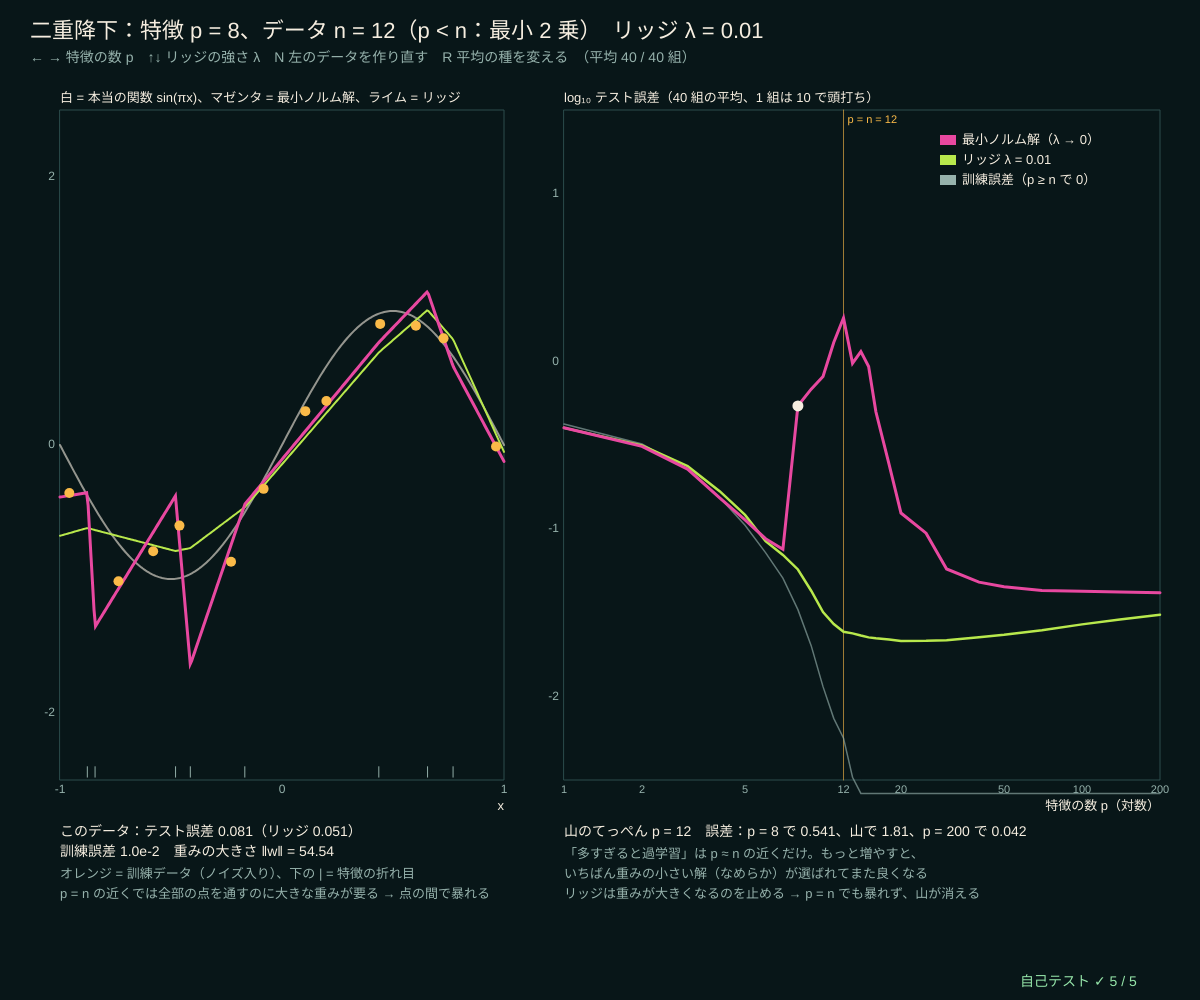
Frame 1 (no input)
Frame 60 (no input): identical to frame 1, image omitted
Frame 120 (the mouse pressed at the canvas centre since frame 60): identical to frame 1, image omitted

The p5.js sketch that drew this single still picture (run headless with seeded random() and noise() and a simulated clock; from frame 60 on, the mouse is pressed at the canvas centre):

// p5.js sketch
// ── sketch.js
// ============================================
// 08 二重降下（ダブルディセント）─ ランダムな特徴 p 個の線形回帰を、ノイズ入りのデータ n 個に当てはめる
// 特徴 = 折れ目の位置 t と向き s をランダムに決めた ReLU(s (x − t))（隠れ層を固定して、出力の重みだけ学ぶネット）
// グラフは 40 組のデータの平均（1 組の誤差は 10 で頭打ち）
//   p < n：最小 2 乗。p を増やすとテスト誤差が下がり、やがて上がる（ここまでは昔ながらの U 字）
//   p = n：データをちょうど通る解が 1 つだけ → ノイズまで無理に通すので、テスト誤差が跳ね上がる
//   p > n：通る解は無数 → いちばん重みが小さい解（最小ノルム解 w = Φᵀ(ΦΦᵀ)⁻¹y）をえらぶと、テスト誤差がまた下がる
// リッジ正則化（λ‖w‖² を足す）を入れると山が消える。U 字のバイアス-バリアンスの話（series64/02）の「その先」
// ← → 特徴の数 p / ↑↓ リッジの強さ λ / N 左のデータを作り直す / R 平均の種を変える
// ============================================

const N_TRAIN = 12, NOISE = 0.2, P_MAX = 200, N_SEEDS = 40;   // ★ データの数、ノイズ、特徴の最大数、平均する回数
const P_LIST = [1, 2, 3, 4, 5, 6, 7, 8, 9, 10, 11, 12, 13, 14, 15, 16, 18, 20, 25, 30, 40, 50, 70, 100, 140, 200];
const LAMS = [1e-4, 1e-3, 1e-2, 1e-1];
let pIdx = 7, lamIdx = 2, dataSeed = 1, seedBase = 1, ddCurve = null, curveJob = 0, demo = null;

function setup() {
  createCanvas(windowWidth, windowHeight);
  selfTest();
  makeDemo(); startCurve();
}

function trueF(x) { return Math.sin(Math.PI * x); }
// データ 1 組：x は少しずらした等間隔、y = sin(πx) + ノイズ。特徴（t, s）は P_MAX 個まとめて作り、前から p 個使う
function makeSet(seed) {
  seedRng(seed); let xs = [], ys = [], ts = [], ss = [];
  for (let i = 0; i < N_TRAIN; i++) { let x = -1 + (2 * (i + 0.5)) / N_TRAIN + (0.6 / N_TRAIN) * (2 * rnd() - 1); xs.push(x); ys.push(trueF(x) + NOISE * randn()); }
  for (let j = 0; j < P_MAX; j++) { ss.push(randn() > 0 ? 1 : -1); ts.push(0.9 * (-1 + 2 * rnd())); }
  return { xs, ys, ts, ss };
}
function feats(d, p, x) { let r = new Array(p); for (let j = 0; j < p; j++) { let v = d.ss[j] * (x - d.ts[j]); r[j] = v > 0 ? v : 0; } return r; }
// ★ 最小ノルム解（lam → 0）とリッジ解：p ≤ n なら (ΦᵀΦ + λI) w = Φᵀy、p > n なら w = Φᵀ (ΦΦᵀ + λI)⁻¹ y（どちらもリッジ解と同じ式）
function fitRF(d, p, lam) {
  let phi = d.xs.map((x) => feats(d, p, x)), n = phi.length;
  if (p <= n) return ridgeSolve(phi, d.ys, lam);
  let kk = zerosMat(n);
  for (let i = 0; i < n; i++) for (let k = i; k < n; k++) { let s = dotV(phi[i], phi[k]); kk[i][k] = s; kk[k][i] = s; }
  for (let i = 0; i < n; i++) kk[i][i] += lam;
  let al = solveLinear(kk, d.ys) || new Array(n).fill(0), w = new Array(p).fill(0);
  for (let i = 0; i < n; i++) for (let j = 0; j < p; j++) w[j] += phi[i][j] * al[i];
  return w;
}
function predictRF(d, w, x) { return dotV(w, feats(d, w.length, x)); }
function testErr(d, w) { let s = 0; for (let t = 0; t < 100; t++) { let x = -1 + (2 * (t + 0.5)) / 100, e = predictRF(d, w, x) - trueF(x); s += e * e; } return s / 100; }
function trainErr(d, w) { let s = 0; for (let i = 0; i < d.xs.length; i++) { let e = predictRF(d, w, d.xs[i]) - d.ys[i]; s += e * e; } return s / d.xs.length; }
const MIN_NORM = 1e-10;
const ERR_CAP = 10;                      // ★ 1 組の誤差は 10 で頭打ち（ひどく暴れた 1 組だけで平均が決まらないように）                   // 「λ → 0」の代わりのごく小さな λ（割り算 0 を防ぐだけ）
// 平均のテスト誤差の曲線：sets 組 × P_LIST。1 組ずつ計算できるように
function curveAdd(acc, d, k) {
  P_LIST.forEach((p, i) => {
    let w0 = fitRF(d, p, MIN_NORM), wr = fitRF(d, p, LAMS[lamIdx]);
    acc.mn[i] += (Math.min(ERR_CAP, testErr(d, w0)) - acc.mn[i]) / k; acc.rg[i] += (testErr(d, wr) - acc.rg[i]) / k; acc.tr[i] += (trainErr(d, w0) - acc.tr[i]) / k;
  });
}
function startCurve() { ddCurve = { mn: P_LIST.map(() => 0), rg: P_LIST.map(() => 0), tr: P_LIST.map(() => 0), k: 0 }; curveJob = 0; }
function makeDemo() { demo = makeSet(900 + dataSeed); }

function draw() {
  background(...BG);
  let t0 = performance.now();
  while (ddCurve.k < N_SEEDS && performance.now() - t0 < 8) { ddCurve.k++; curveAdd(ddCurve, makeSet(seedBase * 1000 + ddCurve.k), ddCurve.k); }
  let p = P_LIST[pIdx], lam = LAMS[lamIdx], w0 = fitRF(demo, p, MIN_NORM), wr = fitRF(demo, p, lam);
  hudTitle('二重降下：特徴 p = ' + p + '、データ n = ' + N_TRAIN + (p < N_TRAIN ? '（p < n：最小 2 乗）' : p === N_TRAIN ? '（p = n：ちょうど通る解が 1 つ）' : '（p > n：最小ノルム解）') + '　リッジ λ = ' + lam,
    '← → 特徴の数 p　↑↓ リッジの強さ λ　N 左のデータを作り直す　R 平均の種を変える　（平均 ' + ddCurve.k + ' / ' + N_SEEDS + ' 組）');
  // ---- 左：当てはめ
  let lw = width * 0.42, g = { x: 60, y: 110, w: lw - 60, h: height - 330, x0: -1, x1: 1, y0: -2.5, y1: 2.5 };
  plotAxes(g, 'x', '白 = 本当の関数 sin(πx)、マゼンタ = 最小ノルム解、ライム = リッジ', [-1, 0, 1], [-2, 0, 2]);
  let xs = []; for (let i = 0; i <= 300; i++) xs.push(-1 + i / 150);
  plotXY(g, xs, xs.map(trueF), [...INK, 150], 2);
  plotXY(g, xs, xs.map((x) => predictRF(demo, wr, x)), LIME, 2);
  plotXY(g, xs, xs.map((x) => predictRF(demo, w0, x)), MAG, 3);
  noStroke(); fill(...AMBER); demo.xs.forEach((x, i) => circle(gX(g, x), gY(g, demo.ys[i]), 10));
  fill(...SUB); textSize(12); textAlign(CENTER, TOP);
  for (let j = 0; j < Math.min(p, 60); j++) text('|', gX(g, demo.ts[j]), g.y + g.h - 14);
  textAlign(LEFT, BASELINE); fill(...INK); textSize(14);
  let ty = g.y + g.h + 56;
  text('このデータ：テスト誤差 ' + fmtN(testErr(demo, w0), 3) + '（リッジ ' + fmtN(testErr(demo, wr), 3) + '）', 60, ty);
  text('訓練誤差 ' + fmtE(trainErr(demo, w0)) + '　重みの大きさ ‖w‖ = ' + fmtN(normV(w0), 2), 60, ty + 20);
  fill(...SUB); textSize(13);
  text('オレンジ = 訓練データ（ノイズ入り）、下の | = 特徴の折れ目', 60, ty + 42);
  text('p = n の近くでは全部の点を通すのに大きな重みが要る → 点の間で暴れる', 60, ty + 62);
  // ---- 右：p とテスト誤差
  let rx = lw + 60, g2 = { x: rx, y: 110, w: width - rx - 40, h: height - 330, x0: 0, x1: Math.log10(P_MAX), y0: -2.5, y1: 1.5 };
  plotAxes(g2, '特徴の数 p（対数）', 'log₁₀ テスト誤差（' + ddCurve.k + ' 組の平均、1 組は 10 で頭打ち）', [], [-2, -1, 0, 1]);
  noStroke(); fill(...SUB); textSize(11); textAlign(CENTER, TOP);
  for (let v of [1, 2, 5, 12, 20, 50, 100, 200]) text(v, gX(g2, Math.log10(v)), g2.y + g2.h + 4);
  stroke(...AMBER, 160); strokeWeight(1); line(gX(g2, Math.log10(N_TRAIN)), g2.y, gX(g2, Math.log10(N_TRAIN)), g2.y + g2.h);
  noStroke(); fill(...AMBER); textAlign(LEFT, TOP); text('p = n = ' + N_TRAIN, gX(g2, Math.log10(N_TRAIN)) + 4, g2.y + 4);
  if (ddCurve.k > 0) {
    let lx = P_LIST.map((v) => Math.log10(v)), lg = (a) => a.map((v) => Math.log10(Math.max(1e-6, v)));
    plotXY(g2, lx, lg(ddCurve.tr), [...SUB, 160], 1.5);
    plotXY(g2, lx, lg(ddCurve.rg), LIME, 2.5);
    plotXY(g2, lx, lg(ddCurve.mn), MAG, 3);
    noStroke(); fill(...INK); circle(gX(g2, lx[pIdx]), gY(g2, Math.log10(Math.max(1e-6, ddCurve.mn[pIdx]))), 11);
  }
  legend(g2.x + g2.w - 220, g2.y + 30, [[MAG, '最小ノルム解（λ → 0）'], [LIME, 'リッジ λ = ' + lam], [SUB, '訓練誤差（p ≥ n で 0）']]);
  let im = 0; for (let i = 1; i < P_LIST.length; i++) if (ddCurve.mn[i] > ddCurve.mn[im]) im = i;
  noStroke(); fill(...INK); textSize(14); textAlign(LEFT, BASELINE);
  text('山のてっぺん p = ' + P_LIST[im] + '　誤差：p = 8 で ' + fmtN(ddCurve.mn[7], 3) + '、山で ' + fmtN(ddCurve.mn[im], 2) + '、p = 200 で ' + fmtN(ddCurve.mn[P_LIST.length - 1], 3), rx, ty);
  fill(...SUB); textSize(13);
  text('「多すぎると過学習」は p ≈ n の近くだけ。もっと増やすと、', rx, ty + 22);
  text('いちばん重みの小さい解（なめらか）が選ばれてまた良くなる', rx, ty + 42);
  text('リッジは重みが大きくなるのを止める → p = n でも暴れず、山が消える', rx, ty + 62);
  drawSelfTest(width - 180, height - 14);
}

function keyPressed() {
  if (key === RIGHT_ARROW) pIdx = Math.min(P_LIST.length - 1, pIdx + 1);
  if (key === LEFT_ARROW) pIdx = Math.max(0, pIdx - 1);
  if (key === UP_ARROW) { lamIdx = Math.min(LAMS.length - 1, lamIdx + 1); startCurve(); }
  if (key === DOWN_ARROW) { lamIdx = Math.max(0, lamIdx - 1); startCurve(); }
  if (key === 'n' || key === 'N') { dataSeed++; makeDemo(); }
  if (key === 'r' || key === 'R') { seedBase++; startCurve(); }
  return false;
}

// ============================================
// やってみよう
// ・← → で p を 8 → 12 → 200 と動かし、左の当てはめの暴れ方を見る。‖w‖ はどうなっている？
// ・NOISE を 0 にすると山はどうなる？ 0.5 にしたら？
// ・N_TRAIN を 20 にすると、山の位置は動く？
// ・λ を ↑↓ で変える。山を消すのにちょうどよい λ は？ 大きすぎると何が悪くなる？
// ============================================

// ---- 自己テスト
function selfTest() {
  selfTestResults = [];
  let acc = { mn: P_LIST.map(() => 0), rg: P_LIST.map(() => 0), tr: P_LIST.map(() => 0) }, keepLam = lamIdx;
  lamIdx = 2;
  for (let k = 1; k <= N_SEEDS; k++) curveAdd(acc, makeSet(5000 + k), k);
  lamIdx = keepLam;
  let im = 0; for (let i = 1; i < P_LIST.length; i++) if (acc.mn[i] > acc.mn[im]) im = i;
  let iN = P_LIST.indexOf(N_TRAIN), last = acc.mn[P_LIST.length - 1], low = Math.min(...acc.mn.slice(0, 8));
  check('最小ノルム解のテスト誤差の山は p ≈ n（p = ' + P_LIST[im] + '、n = ' + N_TRAIN + '）', Math.abs(P_LIST[im] - N_TRAIN) <= 2);
  check('山は両側の 5 倍以上（山 ' + fmtN(acc.mn[im], 2) + '、p ≤ 8 の最小 ' + fmtN(low, 3) + '、p = 200 で ' + fmtN(last, 3) + '）', acc.mn[im] > 5 * low && acc.mn[im] > 5 * last);
  check('二重降下：p = 200 は p ≤ 8 のいちばん良い所よりさらに良い', last < low);
  check('リッジ λ = 0.01 で山が消える（p = n で ' + fmtN(acc.rg[iN], 3) + ' < 最小ノルム解の 1/5）', acc.rg[iN] < acc.mn[iN] / 5 && Math.max(...acc.rg.slice(8)) < 2 * Math.min(...acc.rg));
  let d = makeSet(77), w = fitRF(d, 60, MIN_NORM), phi = d.xs.map((x) => feats(d, 60, x));
  seedRng(78); let v = []; for (let j = 0; j < 60; j++) v.push(randn());
  let kk = zerosMat(N_TRAIN); for (let i = 0; i < N_TRAIN; i++) for (let k = 0; k < N_TRAIN; k++) kk[i][k] = dotV(phi[i], phi[k]);
  let al = solveLinear(kk, phi.map((r) => dotV(r, v))), nul = v.map((x, j) => x - phi.reduce((s, r, i) => s + r[j] * al[i], 0));   // Φ nul = 0 の方向
  let w2 = w.map((x, j) => x + 0.3 * nul[j]);
  check('p = 60 > n：最小ノルム解は全部の点を通り、通る別の解 w + v（Φv = 0）より ‖w‖ が小さい', trainErr(d, w) < 1e-12 && trainErr(d, w2) < 1e-12 && normV(w) < normV(w2));
  reportSelfTest();
}

// ==================================================
// ここから下は「神経回路網の道具」（中身は読まなくても OK。消さないでね）
// ==================================================
// ---- 色と小さな道具（神経細胞：深い青緑の黒、あたたかい白、シナプスのマゼンタ、軸索のライム）
const BG = [8, 22, 24];                  // 背景（深い青緑の黒）
const INK = [246, 238, 224];             // 文字（あたたかい白）
const MAG = [232, 72, 160], LIME = [184, 232, 76], AMBER = [250, 186, 72], SKY = [96, 196, 236], VIOLET = [168, 140, 250];
const SUB = [150, 178, 172], PANEL = [16, 38, 40], WIRE = [44, 76, 76];
function clampv(v, a, b) { return v < a ? a : v > b ? b : v !== v ? a : v; }     // NaN なら a に戻す
function sumOf(a) { let s = 0; for (let v of a) s += v; return s; }
function meanOf(a) { return a.length ? sumOf(a) / a.length : 0; }
function fmtN(v, d) { if (typeof v !== 'number' || v !== v) return '?'; if (!isFinite(v)) return v > 0 ? '∞' : '−∞'; let s = v.toFixed(d === undefined ? 2 : d); return /^-0\.?0*$/.test(s) ? s.slice(1) : s; }
function fmtE(v) { if (typeof v !== 'number' || !isFinite(v)) return '?'; return v === 0 ? '0' : v.toExponential(1); }
function hudTitle(t, sub) {              // 左上のタイトルと操作の説明
  noStroke(); fill(...INK); textSize(22); textAlign(LEFT, BASELINE); text(t, 30, 38);
  fill(...SUB); textSize(14); text(sub, 30, 62);
}
function sigm(z) { return 1 / (1 + Math.exp(-clampv(z, -40, 40))); }
// ---- 種つきの乱数（同じ種なら毎回同じ列 → 実験をくり返せる）
let rngState = 1;
function seedRng(s) { rngState = (s >>> 0) || 1; }
function rnd() {                         // 0〜1 の一様乱数（mulberry32）
  rngState = (rngState + 0x6d2b79f5) >>> 0;
  let t = rngState;
  t = Math.imul(t ^ (t >>> 15), t | 1);
  t ^= t + Math.imul(t ^ (t >>> 7), t | 61);
  return ((t ^ (t >>> 14)) >>> 0) / 4294967296;
}
function rndInt(a, b) { return a + Math.floor(rnd() * (b - a + 1)); }
function randn() { let u = 1 - rnd(), v = rnd(); return Math.sqrt(-2 * Math.log(u)) * Math.cos(2 * Math.PI * v); }   // 標準正規分布
function shuffleArr(a) { for (let i = a.length - 1; i > 0; i--) { let j = Math.floor(rnd() * (i + 1)); [a[i], a[j]] = [a[j], a[i]]; } return a; }
// ---- 行列の道具
function zerosMat(n, m) { let a = []; for (let i = 0; i < n; i++) a.push(new Array(m === undefined ? n : m).fill(0)); return a; }
function dotV(a, b) { let s = 0; for (let i = 0; i < a.length; i++) s += a[i] * b[i]; return s; }
function normV(a) { return Math.sqrt(dotV(a, a)); }
function matVec(a, v) { return a.map((r) => dotV(r, v)); }
function transposeM(a) { return a[0].map((_, j) => a.map((r) => r[j])); }
function solveLinear(a, b) {             // ガウスの消去法（部分ピボット）で a x = b。解けなければ null
  let n = b.length, m = a.map((r, i) => r.concat([b[i]]));
  for (let c = 0; c < n; c++) {
    let p = c; for (let r = c + 1; r < n; r++) if (Math.abs(m[r][c]) > Math.abs(m[p][c])) p = r;
    if (Math.abs(m[p][c]) < 1e-300) return null;
    [m[c], m[p]] = [m[p], m[c]];
    for (let r = c + 1; r < n; r++) { let f = m[r][c] / m[c][c]; if (f !== 0) for (let k = c; k <= n; k++) m[r][k] -= f * m[c][k]; }
  }
  let x = new Array(n).fill(0);
  for (let i = n - 1; i >= 0; i--) { let s = m[i][n]; for (let k = i + 1; k < n; k++) s -= m[i][k] * x[k]; x[i] = s / m[i][i]; }
  return x.every((v) => isFinite(v)) ? x : null;
}
// リッジ回帰 (ΦᵀΦ + λI) w = Φᵀ y。phi = 行がデータ、列が特徴
function ridgeSolve(phi, y, lam) {
  let p = phi[0].length, a = zerosMat(p), b = new Array(p).fill(0);
  for (let i = 0; i < phi.length; i++) { let f = phi[i]; for (let j = 0; j < p; j++) { b[j] += f[j] * y[i]; for (let k = j; k < p; k++) a[j][k] += f[j] * f[k]; } }
  for (let j = 0; j < p; j++) { a[j][j] += lam; for (let k = 0; k < j; k++) a[j][k] = a[k][j]; }
  return solveLinear(a, b) || new Array(p).fill(0);
}
// ---- グラフの道具：g = { x, y, w, h, x0, x1, y0, y1 }
function gX(g, v) { return g.x + clampv((v - g.x0) / (g.x1 - g.x0), -0.02, 1.02) * g.w; }
function gY(g, v) { return g.y + g.h - clampv((v - g.y0) / (g.y1 - g.y0), -0.02, 1.02) * g.h; }
function plotAxes(g, xl, yl, xt, yt) {
  stroke(...WIRE); strokeWeight(1); noFill(); rect(g.x, g.y, g.w, g.h);
  noStroke(); fill(...SUB); textSize(12); textAlign(CENTER, TOP);
  for (let v of xt) text(+v.toPrecision(3), gX(g, v), g.y + g.h + 4);
  textAlign(RIGHT, CENTER);
  for (let v of yt) text(+v.toPrecision(3), g.x - 5, gY(g, v));
  textAlign(LEFT, BASELINE); fill(...INK); textSize(13);
  text(xl, g.x + g.w - textWidth(xl), g.y + g.h + 30); text(yl, g.x, g.y - 8);
}
function polyline(pts) {                 // 点が 2 つ以上あるときだけ折れ線を描く（空の beginShape を作らない）
  if (pts.length < 2) return;
  noFill(); beginShape(); for (let p of pts) vertex(p[0], p[1]); endShape();
}
function plotXY(g, xs, ys, col, sw) {    // (xs[i], ys[i]) を折れ線で（有限の値だけ）
  let pts = []; for (let i = 0; i < xs.length; i++) if (isFinite(ys[i])) pts.push([gX(g, xs[i]), gY(g, ys[i])]);
  stroke(...col); strokeWeight(sw || 2); polyline(pts);
}
function legend(x, y, items) {           // items = [[色, 名前], …]
  textSize(13); textAlign(LEFT, CENTER);
  for (let [c, s] of items) { noStroke(); fill(...c); rect(x, y - 5, 16, 10); fill(...INK); text(s, x + 22, y); y += 20; }
  textAlign(LEFT, BASELINE);
}
// ---- 自己テストの道具
let selfTestResults = [];
function check(name, cond) { selfTestResults.push({ name, ok: !!cond }); }
function near(a, b, tol) { return a !== null && a !== undefined && isFinite(a) && Math.abs(a - b) <= (tol === undefined ? 1e-9 : tol); }
function relErr(a, b) { return Math.abs(a - b) / Math.max(1e-12, Math.abs(a) + Math.abs(b)); }
function noNaN(v) { return Array.isArray(v) || ArrayBuffer.isView(v) ? Array.from(v).every(noNaN) : !(typeof v === 'number' && !isFinite(v)); }
function reportSelfTest() { for (let r of selfTestResults) (r.ok ? console.log : console.error)((r.ok ? '✓ ' : '✗ ') + r.name); }
function selfTestLine() { let n = selfTestResults.filter((r) => r.ok).length; return '自己テスト ' + (n === selfTestResults.length ? '✓ ' : '✗ ') + n + ' / ' + selfTestResults.length; }
function drawSelfTest(x, y) { noStroke(); fill(selfTestResults.every((r) => r.ok) ? color(150, 230, 170) : color(255, 90, 110)); textSize(14); textAlign(LEFT, BASELINE); text(selfTestLine(), x, y); }
